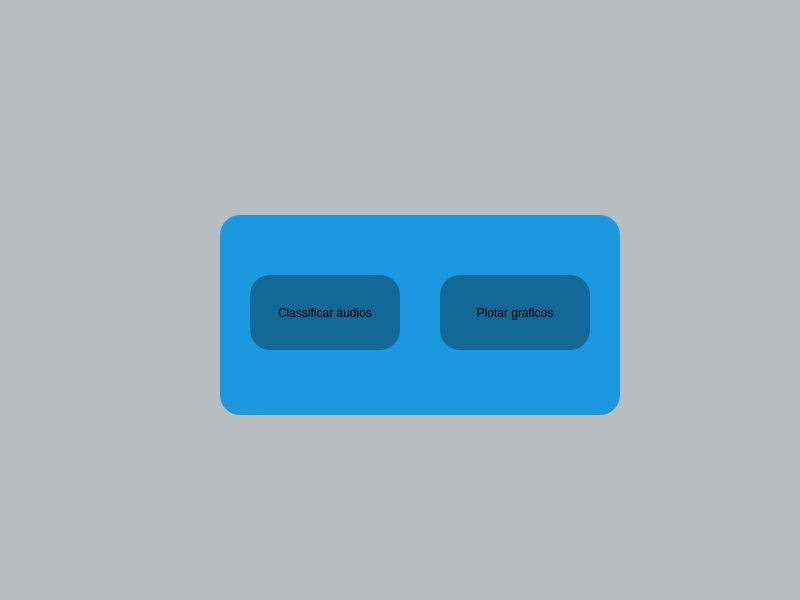
<?xml version="1.0" encoding="UTF-8"?>
<ui version="4.0">
 <class>Dialog</class>
 <widget class="QDialog" name="Dialog">
  <property name="geometry">
   <rect>
    <x>0</x>
    <y>0</y>
    <width>800</width>
    <height>600</height>
   </rect>
  </property>
  <property name="minimumSize">
   <size>
    <width>800</width>
    <height>600</height>
   </size>
  </property>
  <property name="maximumSize">
   <size>
    <width>800</width>
    <height>600</height>
   </size>
  </property>
  <property name="windowTitle">
   <string>Dialog</string>
  </property>
  <property name="styleSheet">
   <string notr="true">background-color: rgb(183, 190, 191);</string>
  </property>
  <widget class="QWidget" name="verticalLayoutWidget">
   <property name="geometry">
    <rect>
     <x>210</x>
     <y>160</y>
     <width>420</width>
     <height>311</height>
    </rect>
   </property>
   <layout class="QVBoxLayout" name="verticalLayout">
    <property name="spacing">
     <number>20</number>
    </property>
    <property name="leftMargin">
     <number>10</number>
    </property>
    <property name="topMargin">
     <number>10</number>
    </property>
    <property name="rightMargin">
     <number>10</number>
    </property>
    <property name="bottomMargin">
     <number>10</number>
    </property>
    <item>
     <widget class="QFrame" name="frame">
      <property name="minimumSize">
       <size>
        <width>400</width>
        <height>200</height>
       </size>
      </property>
      <property name="maximumSize">
       <size>
        <width>400</width>
        <height>200</height>
       </size>
      </property>
      <property name="styleSheet">
       <string notr="true">background-color: rgb(27, 152, 224);
border-radius: 20%;</string>
      </property>
      <property name="frameShape">
       <enum>QFrame::Shape::StyledPanel</enum>
      </property>
      <property name="frameShadow">
       <enum>QFrame::Shadow::Raised</enum>
      </property>
      <widget class="QPushButton" name="botao_classificar">
       <property name="geometry">
        <rect>
         <x>30</x>
         <y>60</y>
         <width>150</width>
         <height>75</height>
        </rect>
       </property>
       <property name="minimumSize">
        <size>
         <width>150</width>
         <height>75</height>
        </size>
       </property>
       <property name="maximumSize">
        <size>
         <width>150</width>
         <height>75</height>
        </size>
       </property>
       <property name="styleSheet">
        <string notr="true">background-color: rgb(18, 104, 150);
border-color: rgb(19, 41, 61);
font: 500 13px &quot;Arial&quot;;</string>
       </property>
       <property name="text">
        <string>Classificar áudios</string>
       </property>
      </widget>
      <widget class="QPushButton" name="botao_plotar">
       <property name="geometry">
        <rect>
         <x>220</x>
         <y>60</y>
         <width>150</width>
         <height>75</height>
        </rect>
       </property>
       <property name="minimumSize">
        <size>
         <width>150</width>
         <height>75</height>
        </size>
       </property>
       <property name="maximumSize">
        <size>
         <width>150</width>
         <height>75</height>
        </size>
       </property>
       <property name="styleSheet">
        <string notr="true">background-color: rgb(18, 104, 150);
border-color: rgb(19, 41, 61);
font: 500 13px &quot;Arial&quot;;</string>
       </property>
       <property name="text">
        <string>Plotar gráficos</string>
       </property>
      </widget>
     </widget>
    </item>
   </layout>
  </widget>
 </widget>
 <resources/>
 <connections/>
</ui>
